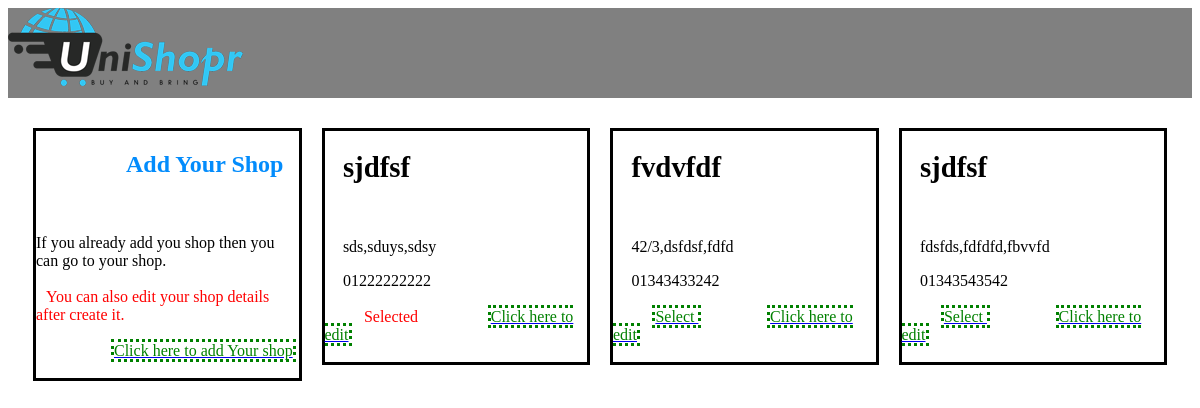
The page /Internship/my_location.php (signed in) on the database its author committed.
### tables this page shows
CREATE TABLE `my_location` (
  `ID` varchar(15) NOT NULL,
  `Shop_name` varchar(100) NOT NULL,
  `Pick_up_address` text NOT NULL,
  `Phone_num` varchar(11) DEFAULT NULL,
  `select_address` varchar(15) DEFAULT NULL
);

### Internship/my_location.php (the view, shortened to what this page needs)
<!DOCTYPE html>
<html>
<head>
	<link rel="stylesheet" type="text/css" href="css/all.css">
</head>
<body>
<div id="header">
    <div id="logo">
      <img src="images/logo.PNG">
    </div>
  </div>
  <div class="row">
	<div class="column">
	<div class="section1" style="border-style: solid; width: 100%;">
		<section>
			<h2><font color= "#038cfc"; style= "margin-left: 90px;" > Add Your Shop </font> </h2> <br> <br>
			If you already add you shop then you can go to your shop.  <br><br>
			<font color= "red"; style= "margin-left: 10px" >You can also edit your shop details after create it. </font>
			<br><br>
			<section>
				<a href="medium.php?option=<?php echo "add"; ?>"> <font color= "green"; style= "border-style: dotted; margin-left: 75px; margin-top: 30px;" > Click here to add Your shop </font> </a>
			</section><br>
		</section>
	</div>
</div>
		<?php
$conn=OpenCon();
$id=$_SESSION['id'];
$sql1="select * from my_location where ID='$id'";
	 $result = mysqli_query($conn,$sql1);
     if(mysqli_num_rows($result)>0){
     while ($row = mysqli_fetch_assoc($result)) {
     $shop_name=$row['Shop_name'];
     $pickup_address=$row['Pick_up_address'];
     $phone_num=$row['Phone_num'];
     $select_address=$row['select_address'];
     ?>
<div class="column">
		<div class="section2" style="border-style: solid; width: 100%;">
		<section>
			<h2><font color= "black"; style= "text-align: left; margin-left: 7%; font-size: 120%;" > <?php echo $shop_name; ?> </font> </h2> <br><p style= "margin-left: 7%;" ><?php echo $pickup_address; ?></p>
			<font color= "black"; style= "margin-left: 7%;" ><?php echo $phone_num; ?></font><br><br>
			<section>
				<?php
				if($select_address==NULL)
				{
				?>
				<a href="select_address.php?address=<?php echo $pickup_address; ?>"> <font color= "green"; style= "border-style: dotted; margin-left: 15%;" > Select </font> </a>
				<?php
			}else
			{
				 ?>
				 <font color= "red"; style= "margin-left: 15%;" > Selected </font>
				 <?php
				}
				?>
				<a href="medium.php?address=<?php echo $pickup_address; ?>& option=<?php echo "edit"; ?>"> <font color= "green"; style= "border-style: dotted; margin-left: 25%;" > Click here to edit </font> </a>
			</section><br>
		</section></div>
	</div>
		<?php
	}}
		 ?>
</div>
</body>

### Internship/css/all.css (style rules this page uses)
#header { width:100%; bottom: 100%;overflow: hidden; height: 90px; justify-content:top; background: gray; }
#logo { width: 200px;height: 80px; float: left; }

### Internship/my_location.php (style rules this page uses)
* { box-sizing: border-box; }
.column { float: left; width: 25%; padding: 0 10px; margin-top:30px; right: calc(50% - 50px); }
.row { margin: 0 15px; }
.row:after { content: ""; display: table; clear: both; }

### rows shown on the page
my_location: Shop_name "sjdfsf", Pick_up_address "sds,sduys,sdsy", Phone_num "01222222222", select_address "Selected"
my_location: Shop_name "fvdvfdf", Pick_up_address "42/3,dsfdsf,fdfd", Phone_num "01343433242"
my_location: Shop_name "sjdfsf", Pick_up_address "fdsfds,fdfdfd,fbvvfd", Phone_num "01343543542"
